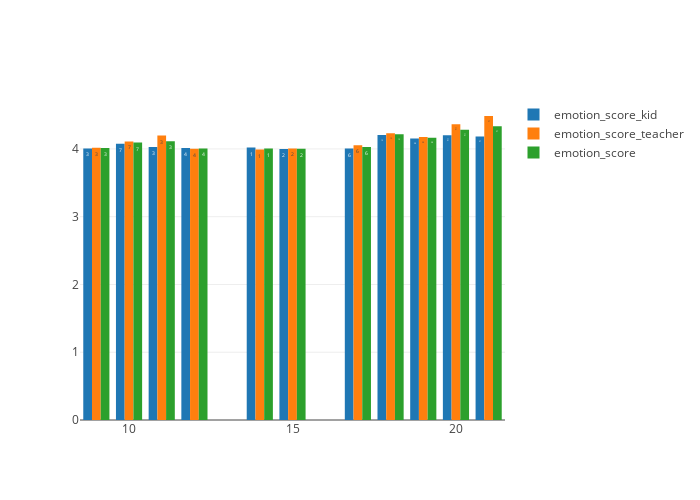

The notebook cell saved with this chart:
### Code cell
data = []
for col in ['emotion_score_kid','emotion_score_teacher','emotion_score']:
    df = df_cl_e.groupby(df_cl_e.starttime.dt.hour)[col].mean()
    trace = go.Bar(
        x=df.index,
        y=df.values,
        text = df_cl_e.starttime.dt.hour.value_counts(sort=False),
        name=col)
    data.append(trace)
f = go.Figure(data=data,layout=go.Layout(width=700,height=500))
pyo.iplot(f)

### Figure 1 — Plotly figure (JSON) as saved in the notebook; plotly's stock layout.template omitted (floating-point values rounded to 4 significant figures)
{"data": [{"name": "emotion_score_kid", "text": [3, 7, 3, 4, 1, 2, 6, 19, 38, 110, 57], "type": "bar", "uid": "39dd65af-52e2-4cd1-af57-c1370176aa44", "x": [9, 10, 11, 12, 14, 15, 17, 18, 19, 20, 21], "y": [4.007, 4.078, 4.029, 4.013, 4.019, 4, 4.005, 4.204, 4.154, 4.202, 4.182]}, {"name": "emotion_score_teacher", "text": [3, 7, 3, 4, 1, 2, 6, 19, 38, 110, 57], "type": "bar", "uid": "7bc85ff1-cce8-410b-b639-0846baa00ca3", "x": [9, 10, 11, 12, 14, 15, 17, 18, 19, 20, 21], "y": [4.017, 4.111, 4.198, 4.003, 3.99, 4.008, 4.054, 4.232, 4.175, 4.364, 4.486]}, {"name": "emotion_score", "text": [3, 7, 3, 4, 1, 2, 6, 19, 38, 110, 57], "type": "bar", "uid": "ac21533d-ac0b-484b-acec-fa10706b2794", "x": [9, 10, 11, 12, 14, 15, 17, 18, 19, 20, 21], "y": [4.012, 4.094, 4.114, 4.008, 4.005, 4.004, 4.03, 4.218, 4.165, 4.283, 4.334]}], "layout": {"height": 500, "width": 700, "xaxis": {"autorange": true, "range": [8.5, 21.5], "type": "linear"}, "yaxis": {"autorange": true, "range": [0, 4.722], "type": "linear"}}}
